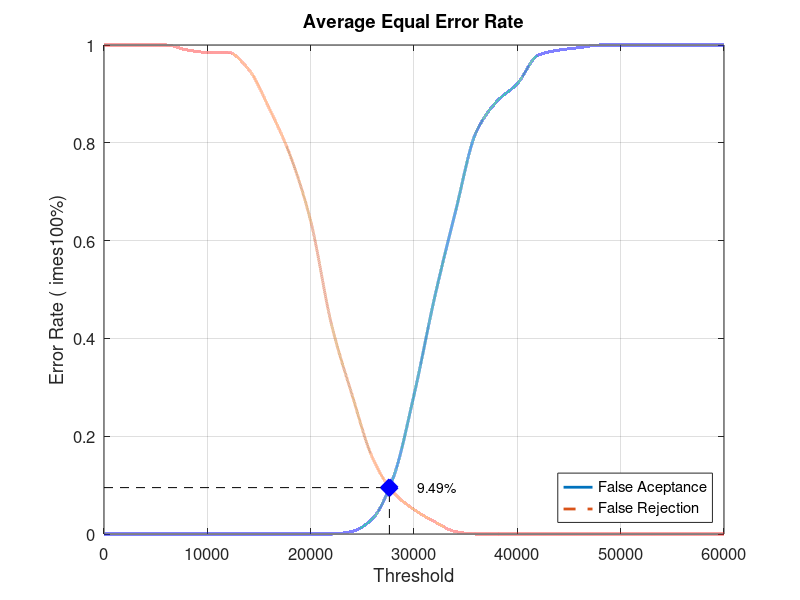
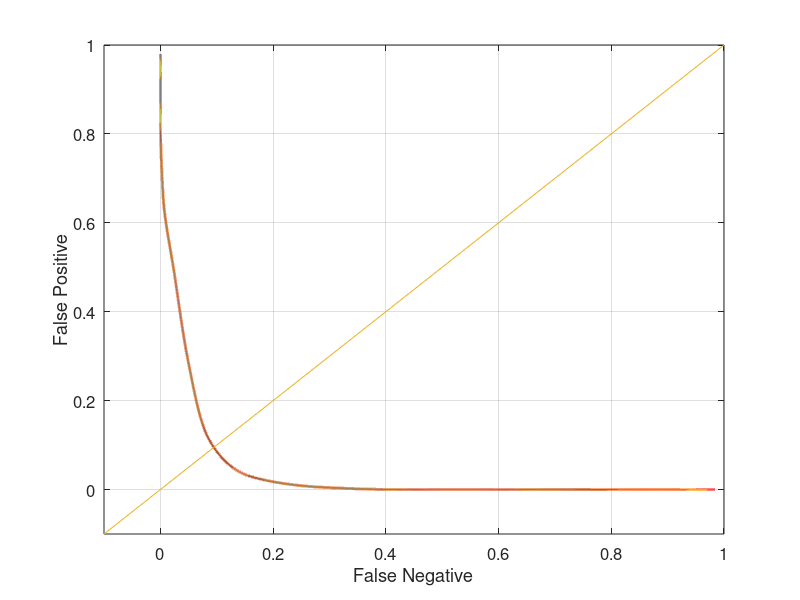

MATLAB code for these plots, in order:
close all;
clear;
clc;
x = 0:2000:60000;
xq = 0:0.5:60000;

y0 = [0 0 0 0 0 0 0 0 0 0 0 0 0.00526316 0.0315789 0.115789 0.284211 0.484211 0.657895 0.821053 0.884211 0.921053 0.978947 0.989474 0.994737 1 1 1 1 1 1 1]
yy0 = interp1(x, y0, xq, 'pchip');
y1 = [1 1 1 1 0.99 0.985 0.985 0.95 0.87 0.775 0.64 0.43 0.285 0.155 0.085 0.05 0.025 0.005 0 0 0 0 0 0 0 0 0 0 0 0 0]
yy1 = interp1(x, y1, xq, 'pchip');

% Calculating EER: 
y2 = abs(y0 - y1);
find(y2 == min(y2))
yy2 = abs(yy0 - yy1);
xEER = find(yy2 == min(yy2));
xEERIndex = xq(xEER) % X-axis EER
yEER = yy0(xEER) % Y-axis EER

main = figure
plot(xq, yy0,'-','LineWidth', 2);	hold on
plot(xq, yy1,'--','LineWidth', 2);	hold on
plot([xEERIndex xEERIndex], [0 yEER], 'k--');	hold on
plot([0 xEERIndex], [yEER yEER], 'k--');	hold on
plot(xEERIndex, yEER, 'bx', 'LineWidth', 10);	hold on
text(xEERIndex + 10 * xEERIndex / 100, yEER, [num2str(round((10000 * yEER)) / 100) '%'])
legend('False Aceptance', 'False Rejection', 'Location', 'SouthEast')
xlabel('Threshold')
ylabel('Error Rate (	imes100%)')
title('Average Equal Error Rate')
set(gca, 'FontSize', 12)
axis([0 60000 0 1])
grid on

print(main, 'Database5_1Main', '-dpng');
FNRxFPR = figure('Color', [1 1 1]);
plot(yy1, yy0, '-', yy1, yy0, 'LineWidth', 2);
hold on
y = -0.1:0.1:1
plot(y, y); 
set(gca, 'FontSize', 12)
xlabel('False Negative')
ylabel('False Positive')
axis([-0.1 1 -0.1 1])
set(gca, 'FontSize', 12)
grid on

print(FNRxFPR, 'Database5_1FNRxFPR','-dpng');
